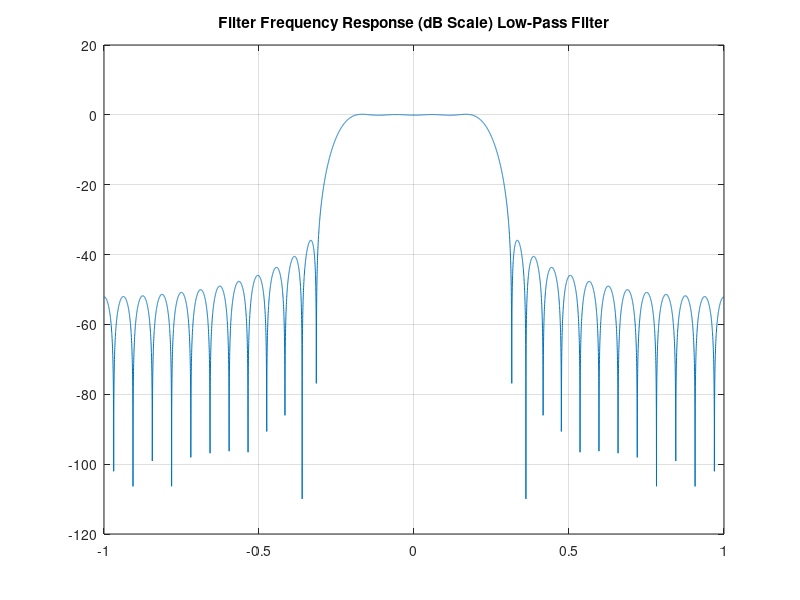
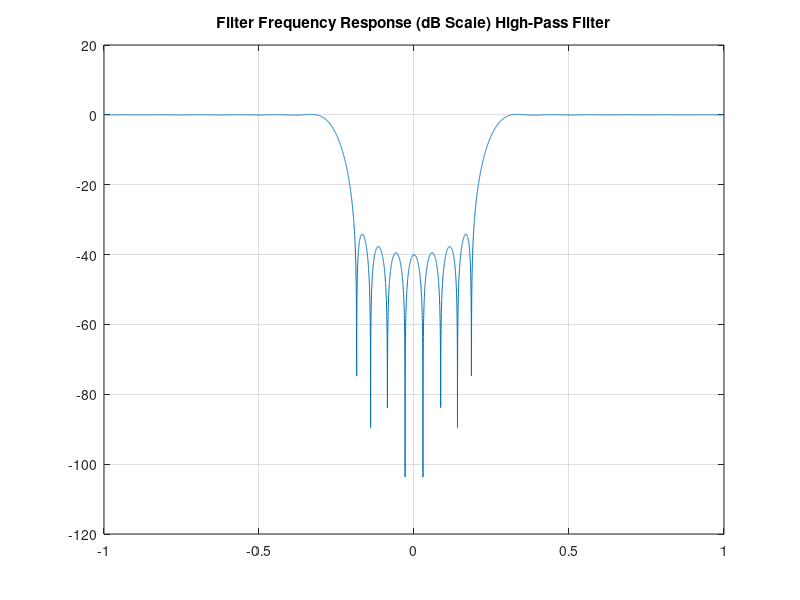

MATLAB code to generate these figures, in order:
close all; clear; clc

h_lp=firls(30,[0 .2 .3 1],[1 1 0 0]);
h_hp=firls(30,[0 .2 .3 1],[0 0 1 1]);

NumFFT = 8192;
Freqs = linspace(-1,1,NumFFT);
MF_lp=20*log10(abs(fftshift(fft(h_lp,NumFFT))));
MF_hp=20*log10(abs(fftshift(fft(h_hp,NumFFT))));

figure;
plot(Freqs,MF_lp);
title('Filter Frequency Response (dB Scale) Low-Pass Filter')
grid on;
figure;
plot(Freqs,MF_hp);
title('Filter Frequency Response (dB Scale) High-Pass Filter')
grid on;

sound(MF_lp,4500);
sound(MF_hp,4500);
